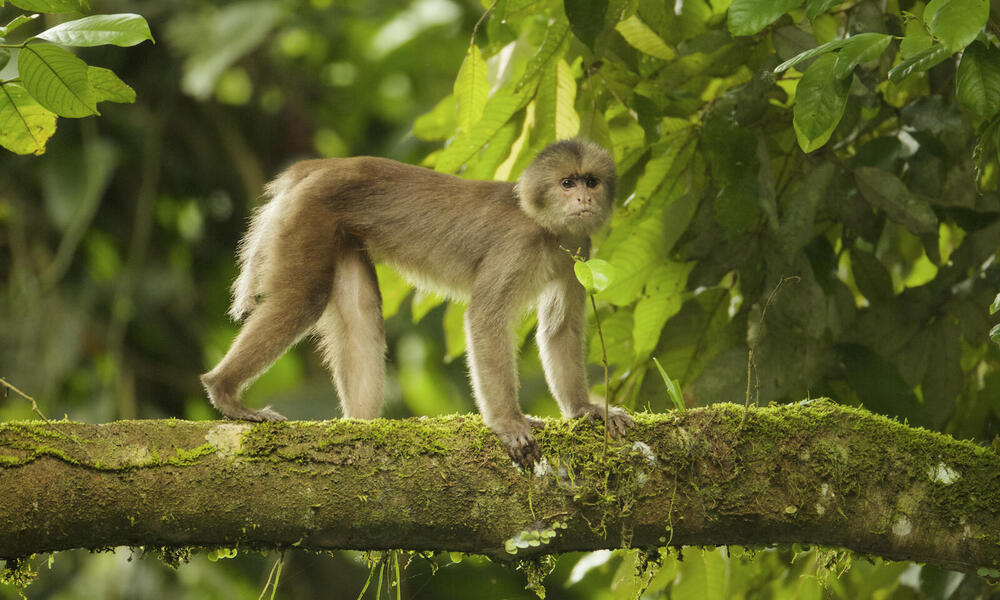
#> input picture new/images/monkey.jpg, 1000 x 600 px, found by its file name
$ python Module1.py
#> lines starting #> are read from the running program, lines starting #| are printed output that depends on the picture
import matplotlib.pyplot as plt
# from skimage import data
from skimage import io
from skimage.color import rgb2hsv
from skimage.color import hsv2rgb

rgbImage = io.imread("2023\images\monkey.jpg")
#> rgbImage is the input picture: shape (600, 1000, 3); mean R, G, B 94.8, 98.4, 41.5
hsvImage = rgb2hsv(rgbImage)
#> hsvImage: shape (600, 1000, 3) float64; mean of channels 0, 1, 2 0.176, 0.603, 0.398

for firstloop in hsvImage:
    for secondloop in firstloop:
        hueValue = (secondloop[0] * 360)
        # print(hueValue)
        if not((hueValue > 50) and (hueValue <  80)):
            secondloop[1] = 0
#> after the loop, secondloop = [0.196, 0.511, 0.176]

newRgbImage = hsv2rgb(hsvImage)
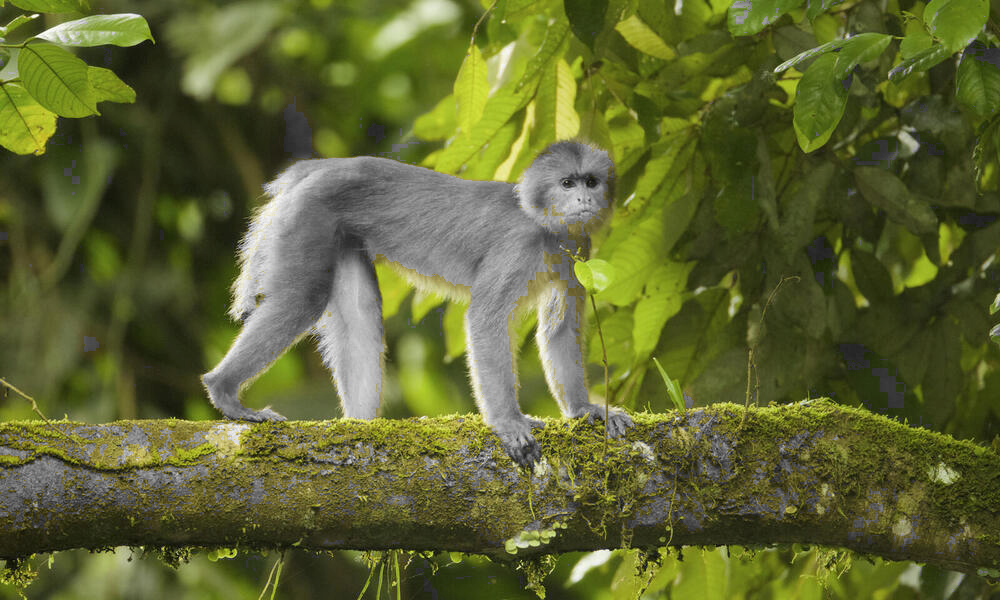
#> newRgbImage: shape (600, 1000, 3) float64; mean R, G, B 0.372, 0.395, 0.199
#> hsvImage: shape (600, 1000, 3) float64; mean of channels 0, 1, 2 0.176, 0.523, 0.398


plt.imshow(newRgbImage)
plt.show()
